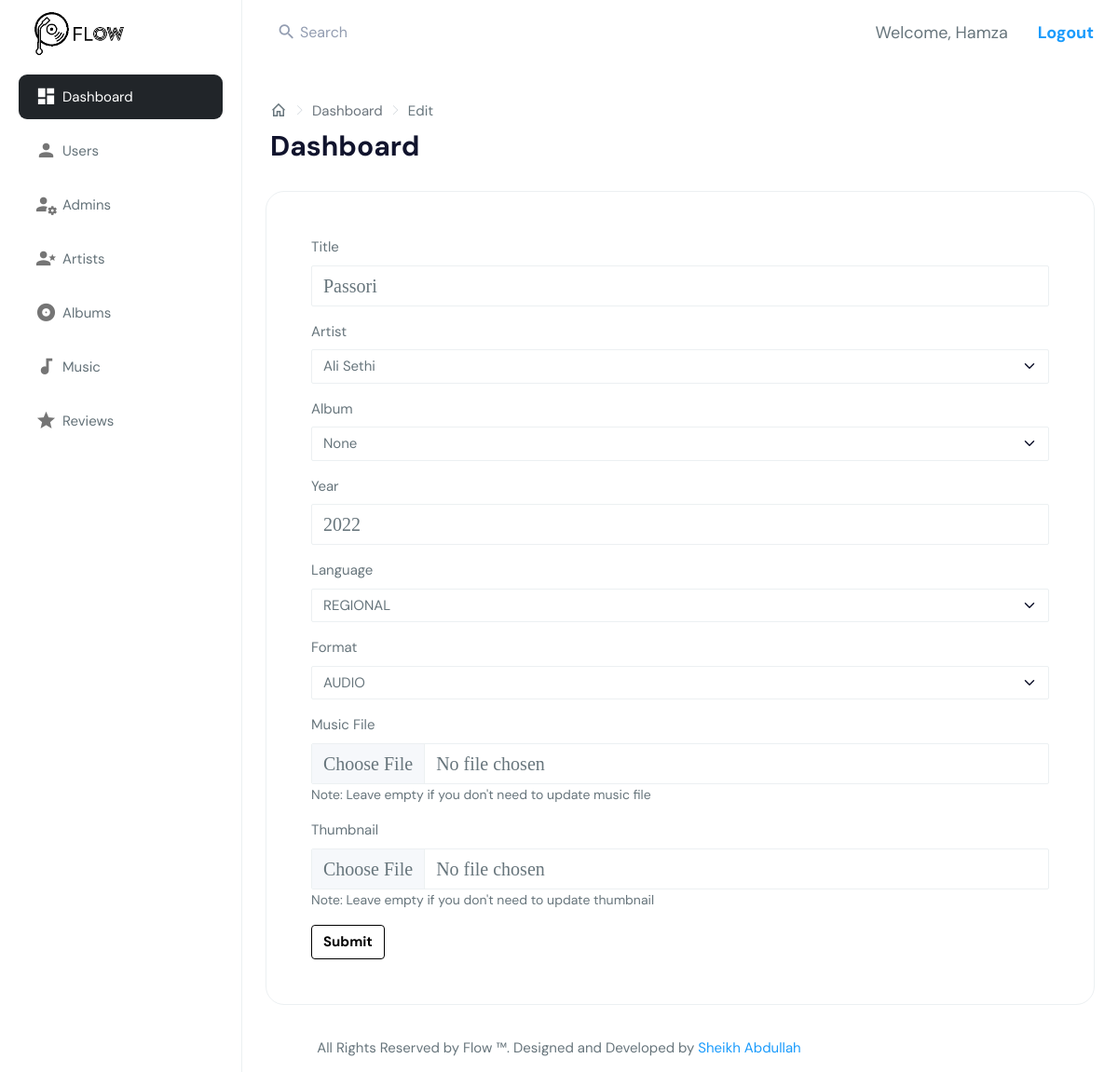
/admin/music/edit.php?id=1 (signed in), run on the app's committed database.
### tables this page shows
CREATE TABLE `music` (
  `music_id` int(11) NOT NULL,
  `music_title` varchar(50) NOT NULL,
  `music_artist` int(11) NOT NULL,
  `music_album` int(11) DEFAULT NULL,
  `music_year` year(4) NOT NULL,
  `music_language` enum('REGIONAL','ENGLISH') DEFAULT NULL,
  `music_format` enum('AUDIO','VIDEO') NOT NULL,
  `music_path` varchar(100) NOT NULL,
  `music_thumbnail` mediumblob NOT NULL
);

### helpers/database.php (called while the page is built, shortened)
<?php
  class Database
  {
    public $conn;
    function __construct()
    {
      $this->conn = mysqli_connect("localhost", "root", "", "flow");
    }
    public function select($table, $cols, $conds="")
    {
      $query = "SELECT $cols FROM $table";
      $where_clause = " WHERE $conds";
      if ($conds!= "") $query.= $where_clause;
      $this->res = mysqli_query($this->conn, $query);
    }
  }
?>

### admin/music/edit.php (the view, shortened to what this page needs)
<?php
include $_SERVER['DOCUMENT_ROOT'] . '/flow/helpers/database.php';
$db = new Database();
$db->select('albums', "album_id, album_title");
$db->select('artists', "artist_id, artist_name");
$artist_options = $db->res;
if (isset($_GET['id'])) {
  $id = $_GET['id'];
  $db->select('music', '*', "music_id = $id");
  $music = mysqli_fetch_assoc($db->res);
} else {
  header('location:./');
}
?>
<!DOCTYPE html>
<html dir="ltr" lang="en">
<head>
  <?php include $_SERVER['DOCUMENT_ROOT'] . '/flow/admin/components/headtag.php' ?>
</head>
<body>
  <?php include $_SERVER['DOCUMENT_ROOT'] . '/flow/admin/components/navbar.php' ?>
  <?php include $_SERVER['DOCUMENT_ROOT'] . '/flow/admin/components/sidebar.php' ?>
  <div class="page-wrapper">
    <?php include $_SERVER['DOCUMENT_ROOT'] . '/flow/admin/components/breadcrumb.php' ?>
    <div class="container-fluid py-0">
      <div class="row">
        <div class="col-12">
          <div class="card">
            <div class="card-body p-5">
              <form method="POST" enctype="multipart/form-data">
                <div class="mb-3">
                  <label for="title" class="form-label">Title</label>
                  <input type="text" class="form-control" name="title" aria-describedby="Name" value="<?php echo $music['music_title'] ?>" required>
                </div>
                <div class="mb-3">
                  <label for="artist" class="form-label">Artist</label>
                  <select id="artist" name="artist" class="form-select shadow-none form-control-line" required>
                    <?php while ($row = mysqli_fetch_assoc($artist_options)) { ?>
                      <option value="<?php echo $row['artist_id'] ?>"><?php echo $row['artist_name'] ?></option>
                    <?php } ?>
                  </select>
                </div>
                <div class="mb-3">
                  <label for="album" class="form-label">Album</label>
                  <select id="album" name="album" class="form-select shadow-none form-control-line" required>
                    <option value="None">None</option>
                  </select>
                </div>
                <div class="mb-3">
                  <label for="year" class="form-label">Year</label>
                  <input type="number" min="1900" max="<?php echo date("Y") + 1; ?>" class="form-control" name="year" aria-describedby="Name" value="<?php echo $music['music_year'] ?>" required>
                </div>
                <div class="mb-3">
                  <label for="language" class="form-label">Language</label>
                  <select id='language' name="language" class="form-select shadow-none form-control-line" value="<?php echo $music['music_language'] ?>" required>
                    <option value="REGIONAL">REGIONAL</option>
                  </select>
                </div>
                <div class="mb-3">
                  <label for="format" class="form-label">Format</label>
                  <select id="format" name="format" class="form-select shadow-none form-control-line" value="<?php echo $music['music_format'] ?>" required>
                    <option value="AUDIO">AUDIO</option>
                  </select>
                </div>
                <div class="mb-3">
                  <label for="music_file" class="form-label">Music File</label>
                  <input type="file" class="form-control" name="music_file" aria-describedby="music file" accept=".mp3,.mp4">
                  <span class="fs-6">Note: Leave empty if you don't need to update music file</span>
                </div>
                <div class="mb-3">
                  <label for="thumbnail" class="form-label">Thumbnail</label>
                  <input type="file" class="form-control" name="thumbnail" aria-describedby="Photo">
                  <span class="fs-6">Note: Leave empty if you don't need to update thumbnail</span>
                </div>
                <button type="submit" class="btn btn-primary" name="submit">Submit</button>
              </form>
            </div>
          </div>
        </div>
      </div>
    </div>
  </div>
  </div>
  <?php include $_SERVER['DOCUMENT_ROOT'] . '/flow/admin/components/footer.php' ?>
</body>
</html>

### data on the page
music: title "Passori", year "2022", language "REGIONAL", format "AUDIO"

### other printed values
$_SESSION['admin'] "Hamza"
form field artist "Ali Sethi"
